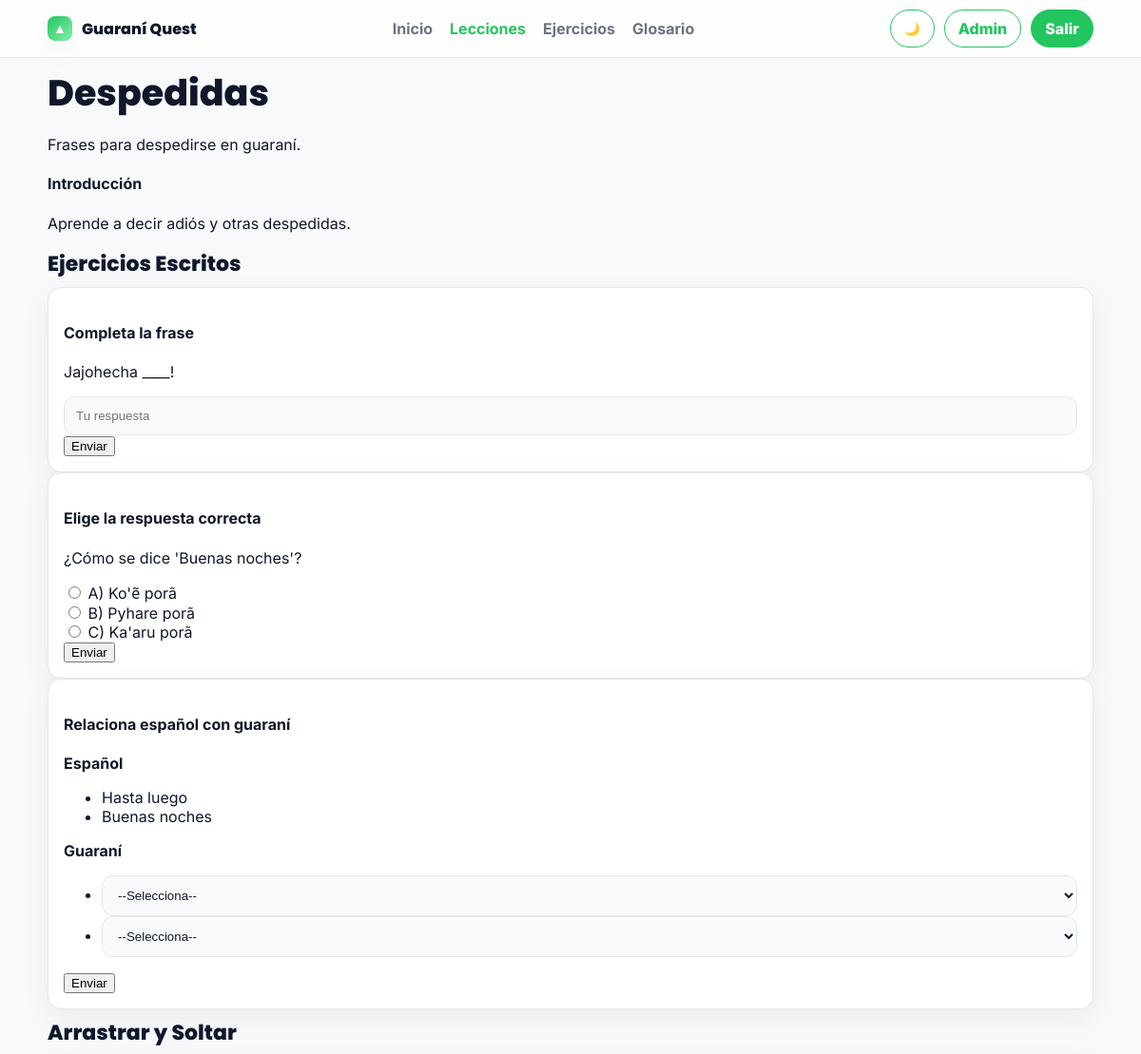
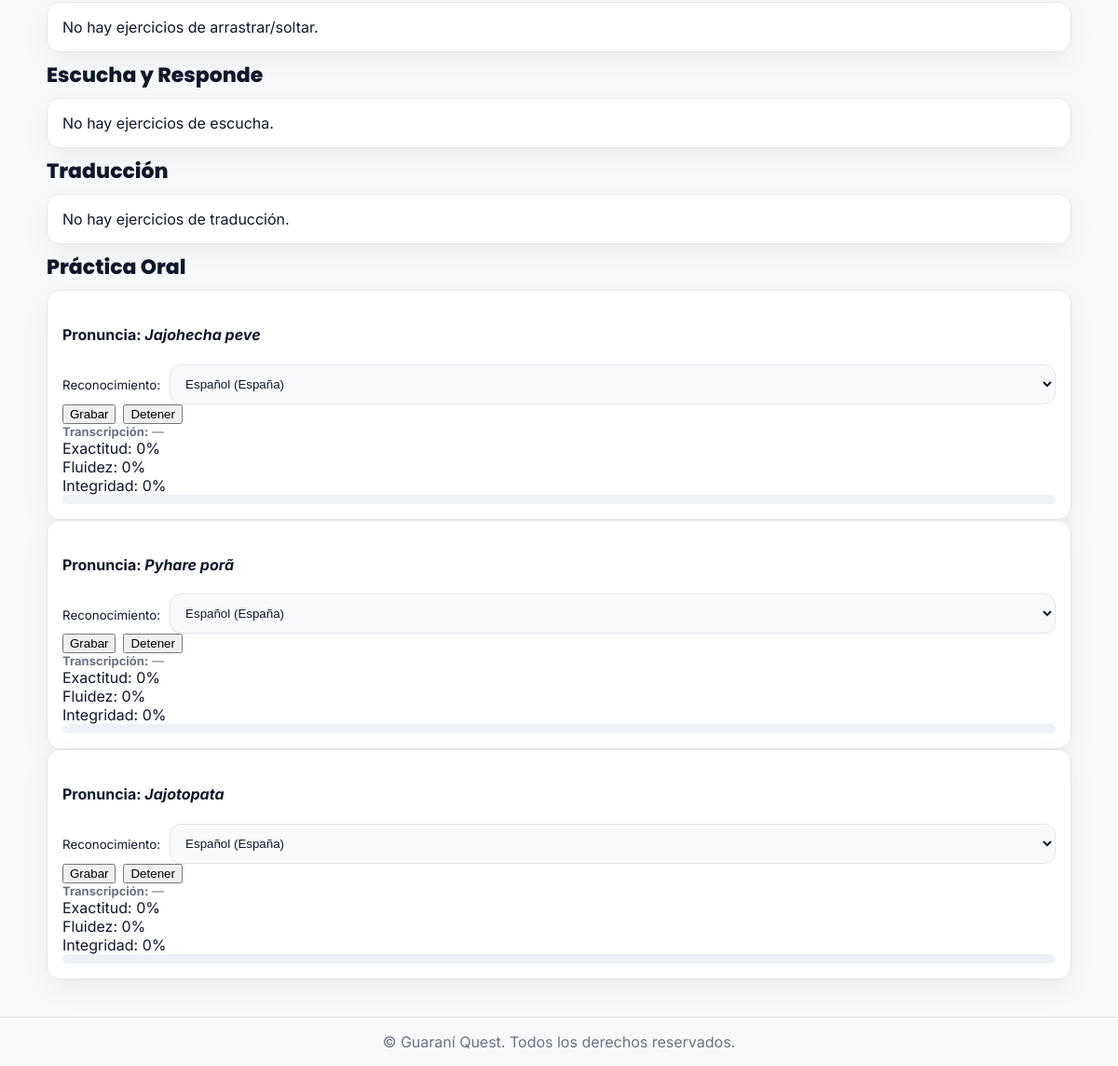
Page /learning/lessons/1/ (signed in) on the committed database (2 pictures, top to bottom).
### learning/models.py (models this page shows, shortened)
class Lesson(models.Model):
    title = models.CharField(max_length=200)
    description = models.TextField(blank=True)
    order = models.PositiveIntegerField(default=0)
    is_published = models.BooleanField(default=True)
    class Meta:
        ordering = ["order", "id"]

class LessonSection(models.Model):
    lesson = models.ForeignKey(Lesson, on_delete=models.CASCADE, related_name="sections")
    title = models.CharField(max_length=200, blank=True)
    body = models.TextField(blank=True)
    reference_audio = models.FileField(upload_to="lesson_sections/", blank=True, null=True)
    order = models.PositiveIntegerField(default=0)
    class Meta:
        ordering = ["order", "id"]

class FillBlankExercise(models.Model):
    lesson = models.ForeignKey(Lesson, on_delete=models.CASCADE, related_name="fillblanks")
    prompt_text = models.TextField(help_text="Usa '____' para indicar el espacio en blanco.")
    correct_answer = models.CharField(max_length=255)
    order = models.PositiveIntegerField(default=0)
    class Meta:
        ordering = ["order", "id"]

class MultipleChoiceExercise(models.Model):
    lesson = models.ForeignKey(Lesson, on_delete=models.CASCADE, related_name="mcqs")
    question_text = models.TextField()
    choices_json = models.JSONField()
    correct_key = models.CharField(max_length=10)
    order = models.PositiveIntegerField(default=0)
    class Meta:
        ordering = ["order", "id"]

class MatchingExercise(models.Model):
    lesson = models.ForeignKey(Lesson, on_delete=models.CASCADE, related_name="matchings")
    instructions = models.CharField(max_length=255, default="Relaciona las parejas")
    order = models.PositiveIntegerField(default=0)
    class Meta:
        ordering = ["order", "id"]

class MatchingPair(models.Model):
    exercise = models.ForeignKey(MatchingExercise, on_delete=models.CASCADE, related_name="pairs")
    left_text = models.CharField(max_length=255)
    right_text = models.CharField(max_length=255)

class PronunciationExercise(models.Model):
    lesson = models.ForeignKey(Lesson, on_delete=models.CASCADE, related_name="pronun_exercises")
    text_guarani = models.CharField(max_length=255)
    reference_audio = models.FileField(upload_to="pronunciation_refs/", blank=True, null=True)
    order = models.PositiveIntegerField(default=0)
    class Meta:
        ordering = ["order", "id"]

### learning/views.py (the view)
# urls.py: path("lessons/<int:pk>/", views.lesson_detail, name="lesson_detail"),
@login_required
def lesson_detail(request, pk):
    lesson = get_object_or_404(Lesson, pk=pk, is_published=True)
    ctx = {
        "lesson": lesson,
        "sections": lesson.sections.all(),
        "fillblanks": lesson.fillblanks.all(),
        "mcqs": lesson.mcqs.all(),
        "matchings": lesson.matchings.all(),
        "pronun_exercises": lesson.pronun_exercises.all(),
    }
    return render(request, "learning/lesson_detail.html", ctx)

### learning/templates/learning/lesson_detail.html (shortened to what this page needs)
{% extends "base.html" %}
{% load static %}
{% block content %}
  <h1>{{ lesson.title }}</h1>
  <p>{{ lesson.description }}</p>
  {% for section in sections %}
    <section class="section">
      <h4>{{ section.title }}</h4>
      <p>{{ section.body }}</p>
    </section>
  {% endfor %}
  <h3>Ejercicios Escritos</h3>
  {% for ex in fillblanks %}
    {% include "learning/partials/exercise_fillblank.html" with ex=ex %}
  {% endfor %}
  {% for ex in mcqs %}
    {% include "learning/partials/exercise_mcq.html" with ex=ex %}
  {% endfor %}
  {% for ex in matchings %}
    {% include "learning/partials/exercise_matching.html" with ex=ex %}
  {% endfor %}
  <h3>Arrastrar y Soltar</h3>
{% for ex in dragdrops %}
  {% include "learning/partials/exercise_dragdrop.html" with ex=ex %}
{% empty %}
  <div class="card">No hay ejercicios de arrastrar/soltar.</div>
{% endfor %}
<h3>Escucha y Responde</h3>
{% for ex in listenings %}
  {% include "learning/partials/exercise_listening.html" with ex=ex %}
{% empty %}
  <div class="card">No hay ejercicios de escucha.</div>
{% endfor %}
<h3>Traducción</h3>
{% for ex in translations %}
  {% include "learning/partials/exercise_translation.html" with ex=ex %}
{% empty %}
  <div class="card">No hay ejercicios de traducción.</div>
{% endfor %}
{% load static %}
  <h3>Práctica Oral</h3>
  {% for ex in pronun_exercises %}
    {% include "learning/partials/pronunciation.html" with ex=ex %}
  {% empty %}
    <p>No hay ejercicios de pronunciación en esta lección.</p>
  {% endfor %}
{% endblock %}

### learning/templates/learning/partials/exercise_fillblank.html (shortened to what this page needs)
<div class="card exercise" id="fillblank-{{ ex.id }}">
  <h4>Completa la frase</h4>
  <p>{{ ex.prompt_text }}</p>
  <input type="text" name="answer" placeholder="Tu respuesta" />
  <button class="btn" onclick="submitFillBlank({{ ex.id }})">Enviar</button>
</div>

### learning/templates/learning/partials/exercise_mcq.html (shortened to what this page needs)
<div class="card exercise" id="mcq-{{ ex.id }}">
  <h4>Elige la respuesta correcta</h4>
  <p>{{ ex.question_text }}</p>
  {% for opt in ex.choices_json %}
    <label>
      <input type="radio" name="mcq-{{ ex.id }}" value="{{ opt.key }}"> {{ opt.key }}) {{ opt.text }}
    </label><br>
  {% endfor %}
  <button class="btn" onclick="submitMCQ({{ ex.id }})">Enviar</button>
</div>

### learning/templates/learning/partials/exercise_matching.html (shortened to what this page needs)
<div class="card exercise" id="matching-{{ ex.id }}">
  <h4>{{ ex.instructions }}</h4>
  <div class="grid-two">
    <div>
      <strong>Español</strong>
      <ul>
        {% for pair in ex.pairs.all %}
          <li data-left="{{ pair.left_text }}">{{ pair.left_text }}</li>
        {% endfor %}
      </ul>
    </div>
    <div>
      <strong>Guaraní</strong>
      <ul>
        {% for pair in ex.pairs.all %}
          <li>
            <select class="match-right" data-left="{{ pair.left_text }}">
              <option value="">--Selecciona--</option>
            </select>
          </li>
        {% endfor %}
      </ul>
    </div>
  </div>
  <button class="btn" onclick="submitMatching({{ ex.id }})">Enviar</button>
</div>

### learning/templates/learning/partials/pronunciation.html (shortened to what this page needs)
<div class="card exercise" id="pronun-{{ ex.id }}">
  <h4>Pronuncia: <em>{{ ex.text_guarani }}</em></h4>
  <div class="mb-2" style="display:flex;gap:10px;align-items:center;">
    <label for="lang-{{ ex.id }}"><small>Reconocimiento:</small></label>
    <select id="lang-{{ ex.id }}">
      <option value="es-ES">Español (España)</option>
    </select>
  </div>
  <div class="pronun-controls" style="display:flex;gap:8px;flex-wrap:wrap;">
    <button class="btn" onclick="startPronunciation('{{ ex.id }}', `{{ ex.text_guarani }}`)">Grabar</button>
    <button class="btn-secondary" onclick="stopPronunciation('{{ ex.id }}')">Detener</button>
  </div>
  <div class="mt-2" style="font-size:13px;color:var(--muted);">
    <strong>Transcripción:</strong>
    <span id="live-{{ ex.id }}" class="transcript">—</span>
  </div>
  <div class="pronun-feedback mt-2">
    <div>Exactitud: <span id="acc-{{ ex.id }}">0</span>%</div>
    <div>Fluidez: <span id="flu-{{ ex.id }}">0</span>%</div>
    <div>Integridad: <span id="comp-{{ ex.id }}">0</span>%</div>
    <div class="progress"><div class="bar" id="bar-{{ ex.id }}" style="width:0%"></div></div>
  </div>
</div>

### learning/static/css/styles.css (style rules this page uses)
:root { --green:#22c55e; --green-600:#16a34a; --green-700:#15803d; --bg:#f7f9fb; --text:#0f172a; --muted:#6b7280; --card:#ffffff; --border:#e5e7eb; --radius:14px; --shadow:0 10px 30px rgba(0,0,0,.06); }
* { box-sizing:border-box }
html,body { height:100% }
body.qx { margin:0; background:var(--bg); color:var(--text); font-family:Inter,system-ui,Arial,sans-serif; }
h1,h2,h3 { font-family:Poppins,Inter;font-weight:800;margin:8px 0 }
h1 { font-size:38px }
h3 { font-size:22px }
.card { background:var(--card);border:1px solid var(--border);border-radius:var(--radius);box-shadow:var(--shadow);padding:16px }
input[type="text"],input[type="email"],input[type="password"],select,textarea { width:100%;padding:12px;border-radius:12px;border:1px solid var(--border);background:#f8fafc;color:var(--text);outline:none }
.progress { height:10px;width:100%;border-radius:999px;background:#eef2f7;overflow:hidden }

### rows in the picture
Lesson: title "Despedidas", description "Frases para despedirse en guaraní."
LessonSection: title "Introducción", body "Aprende a decir adiós y otras despedidas."
FillBlankExercise: prompt_text "Jajohecha ____!"
MultipleChoiceExercise: question_text "¿Cómo se dice 'Buenas noches'?", key "A" "B" "C", text "Ko'ẽ porã" "Pyhare porã" "Ka'aru porã"
MatchingExercise: instructions "Relaciona español con guaraní"
MatchingPair: left_text "Hasta luego"
MatchingPair: left_text "Buenas noches"
PronunciationExercise: text_guarani "Jajohecha peve", id "Español (España)"
PronunciationExercise: text_guarani "Pyhare porã", id "Español (España)"
PronunciationExercise: text_guarani "Jajotopata", id "Español (España)"
